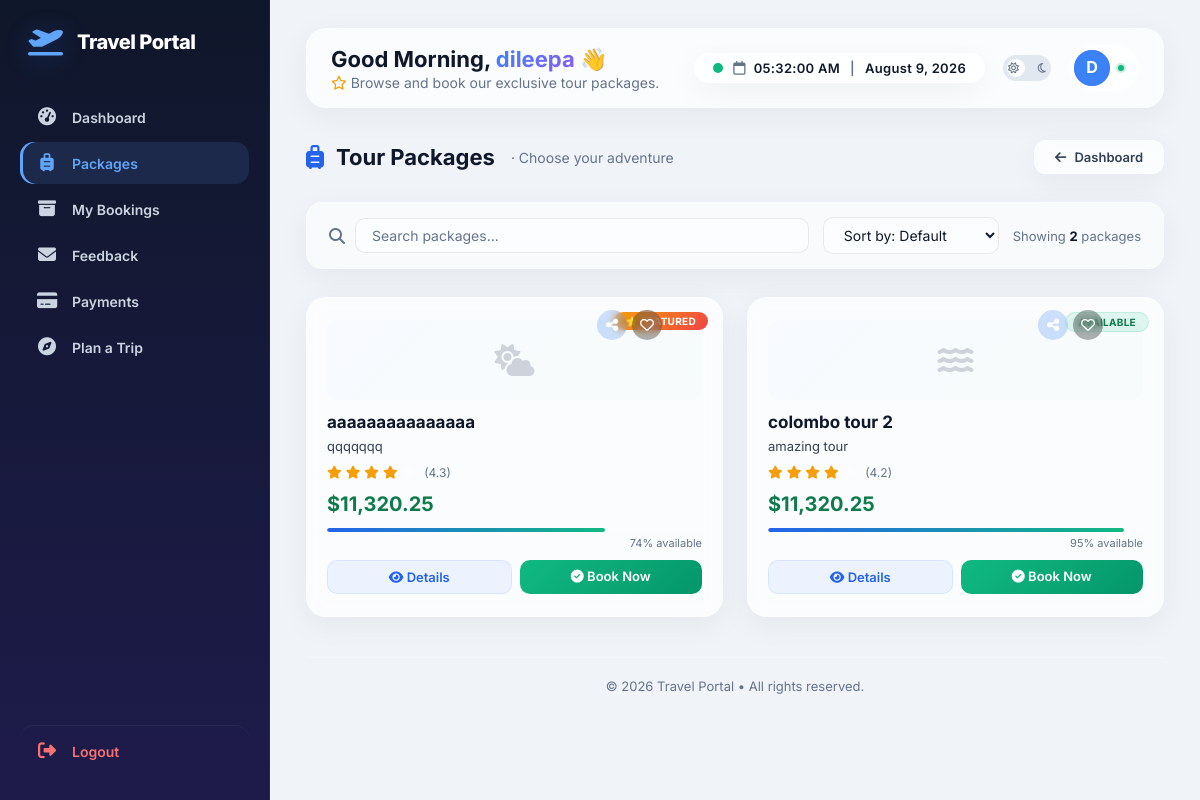
Page /admin/user/packages.php (signed in) on the committed database.
### tables this page shows
CREATE TABLE `packages` (
  `id` int(11) NOT NULL,
  `title` varchar(255) NOT NULL,
  `description` text NOT NULL,
  `latitude` varchar(50) DEFAULT NULL,
  `longitude` varchar(50) DEFAULT NULL,
  `latitude2` varchar(50) DEFAULT NULL,
  `longitude2` varchar(50) DEFAULT NULL,
  `price` decimal(10,2) NOT NULL,
  `icon` varchar(50) DEFAULT '?',
  `created_at` timestamp NOT NULL DEFAULT current_timestamp(),
  `vehicle_id` int(11) DEFAULT NULL,
  `status` varchar(20) DEFAULT 'Active',
  `image` varchar(500) DEFAULT NULL
);

### admin/user/packages.php (the view, shortened to what this page needs)
<?php
$user_name = $_SESSION['fullname'] ?? $_SESSION['username'] ?? $_SESSION['user_name'] ?? 'User';
include("../includes/db.php");
$packages_result = mysqli_query($conn, "SELECT * FROM packages WHERE status != 'Deleted' ORDER BY id DESC");
$hour = date('H');
if ($hour < 12) $greeting = 'Good Morning';
elseif ($hour < 17) $greeting = 'Good Afternoon';
else $greeting = 'Good Evening';
$theme = isset($_COOKIE['dashboard-theme']) ? $_COOKIE['dashboard-theme'] : 'light';
?>
<!DOCTYPE html>
<html lang="en" data-theme="<?php echo $theme; ?>">
<head>
    <link rel="stylesheet" href="https://cdnjs.cloudflare.com/ajax/libs/font-awesome/6.5.1/css/all.min.css" />
</head>
<body>
    <aside class="sidebar" id="sidebar">
        <div class="sidebar-brand">
            <i class="fa-solid fa-plane-departure"></i>
            <span>Travel Portal</span>
        </div>
        <nav class="nav-menu">
            <a href="dashboard.php"><i class="fa-solid fa-gauge-high"></i> Dashboard</a>
            <a href="packages.php" class="active"><i class="fa-solid fa-suitcase-rolling"></i> Packages</a>
            <a href="my_bookings.php"><i class="fa-solid fa-box-archive"></i> My Bookings</a>
            <a href="feedback_status.php"><i class="fa-solid fa-envelope"></i> Feedback</a>
            <a href="payments.php"><i class="fa-solid fa-credit-card"></i> Payments</a>
            <a href="plan_a_trip.php"><i class="fa-solid fa-compass"></i> Plan a Trip</a>
            <a href="../logout.php" class="logout-link"><i class="fa-solid fa-right-from-bracket"></i> Logout</a>
        </nav>
    </aside>
    <main class="main-content">
        <header class="top-header">
            <div class="greeting-text">
                <h2><?php echo $greeting; ?>, <span><?php echo htmlspecialchars($user_name); ?></span> 👋</h2>
                <p><i class="fa-regular fa-star" style="color:#f59e0b;"></i> Browse and book our exclusive tour packages.</p>
            </div>
            <div class="header-actions">
                <div class="header-datetime">
                    <span class="live-dot"></span>
                    <span class="datetime-text">
                        <i class="fa-regular fa-calendar"></i>
                        <span id="liveTime"><?php echo date('h:i:s A'); ?></span>
                        <span class="time-separator">|</span>
                        <span id="liveDate"><?php echo date('F j, Y'); ?></span>
                    </span>
                </div>
                <button class="theme-toggle" id="themeToggle" aria-label="Toggle theme">
                    <span class="toggle-icon sun"><i class="fa-regular fa-sun"></i></span>
                    <span class="toggle-dot"></span>
                    <span class="toggle-icon moon"><i class="fa-regular fa-moon"></i></span>
                </button>
                <div class="profile-avatar">
                    <img alt="Avatar">
                    <span class="status-dot"></span>
                </div>
            </div>
        </header>
        <div class="page-header">
            <div class="title"><i class="fa-solid fa-suitcase-rolling"></i> Tour Packages <span>· Choose your adventure</span></div>
            <a href="dashboard.php" class="btn-back"><i class="fa-solid fa-arrow-left"></i> Dashboard</a>
        </div>
        <div class="filter-bar">
            <div class="search-box">
                <i class="fa-solid fa-search" style="color:var(--text-muted);"></i>
                <input type="text" id="pkgSearch" placeholder="Search packages..." oninput="filterPackages()">
            </div>
            <div class="sort-box">
                <select id="pkgSort" onchange="sortPackages()">
                    <option value="default">Sort by: Default</option>
                </select>
            </div>
            <div class="pkg-count">Showing <span id="visibleCount">0</span> packages</div>
        </div>
        <div class="packages-grid" id="packagesGrid">
            <?php
            $counter = 0;
            while ($pkg = mysqli_fetch_assoc($packages_result)) {
                $counter++;
                $pkg_id = $pkg['id'];
                $icons = ['fa-mountain', 'fa-umbrella-beach', 'fa-tree', 'fa-ship', 'fa-hiking', 'fa-campground', 'fa-water', 'fa-cloud-sun'];
                $icon = $icons[array_rand($icons)];
                $rating = (4 + (mt_rand(0, 10) / 10));
                $rating = number_format($rating, 1);
                $availability = mt_rand(60, 100);
                $is_featured = ($counter == 1);
            ?>
                <div class="pkg-card" data-pkg-id="<?php echo $pkg_id; ?>" data-price="<?php echo $pkg['price']; ?>" data-name="<?php echo htmlspecialchars($pkg['title']); ?>">
                    <?php if ($is_featured): ?>
                        <span class="pkg-badge" style="background:linear-gradient(135deg,#f59e0b,#ef4444);color:#fff;border:none;">⭐ Featured</span>
                    <?php else: ?>
                        <span class="pkg-badge pulse">Available</span>
                    <?php endif; ?>
                    <button class="fav-btn" onclick="toggleFavorite(this, <?php echo $pkg_id; ?>)" title="Add to favorites">
                        <i class="fa-regular fa-heart"></i>
                    </button>
                    <button class="share-btn" onclick="sharePackage(<?php echo $pkg_id; ?>)" title="Share package">
                        <i class="fa-solid fa-share-nodes"></i>
                    </button>
                    <div class="pkg-img"><i class="fa-solid <?php echo $icon; ?>"></i></div>
                    <div class="pkg-title"><?php echo htmlspecialchars($pkg['title']); ?></div>
                    <div class="pkg-desc"><?php echo htmlspecialchars($pkg['description']); ?></div>
                    <div class="pkg-rating">
                        <?php for ($i = 1; $i <= 5; $i++): ?>
                            <i class="fa-solid fa-star" style="color: <?php echo ($i <= floor($rating)) ? '#f59e0b' : 'rgba(255,255,255,0.15)'; ?>;"></i>
                        <?php endfor; ?>
                        <span>(<?php echo $rating; ?>)</span>
                    </div>
                    <span class="pkg-price">$<?php echo number_format($pkg['price'], 2); ?></span>
                    <div class="pkg-progress"><div class="bar" style="width: <?php echo $availability; ?>%;"></div></div>
                    <div class="pkg-availability"><?php echo $availability; ?>% available</div>
                    <div class="pkg-actions">
                        <a href="view_package.php?id=<?php echo $pkg_id; ?>" class="btn-view" data-tooltip="View full details"><i class="fa-solid fa-eye"></i> Details</a>
                        <a href="packages.php?book_now=1&id=<?php echo $pkg_id; ?>" class="btn-book" data-tooltip="Book this package now" onclick="showToast('Booking initiated!', 'success');">
                            <i class="fa-solid fa-circle-check"></i> Book Now
                        </a>
                    </div>
                </div>
            <?php
            }
            ?>
        </div>
        <footer class="footer-bar">
            <span>© <?php echo date('Y'); ?> Travel Portal &bull; All rights reserved.</span>
        </footer>
    </main>
</body>
</html>

### rows in the picture
packages: shows "⭐ FEATURED", title "aaaaaaaaaaaaaaa", description "qqqqqqq", rating "4.3", price "11,320.25"
packages: shows "AVAILABLE", title "colombo tour 2", description "amazing tour", rating "4.2", price "11,320.25"

### other values in the picture
$greeting "Good Morning"
$user_name "dileepa"
